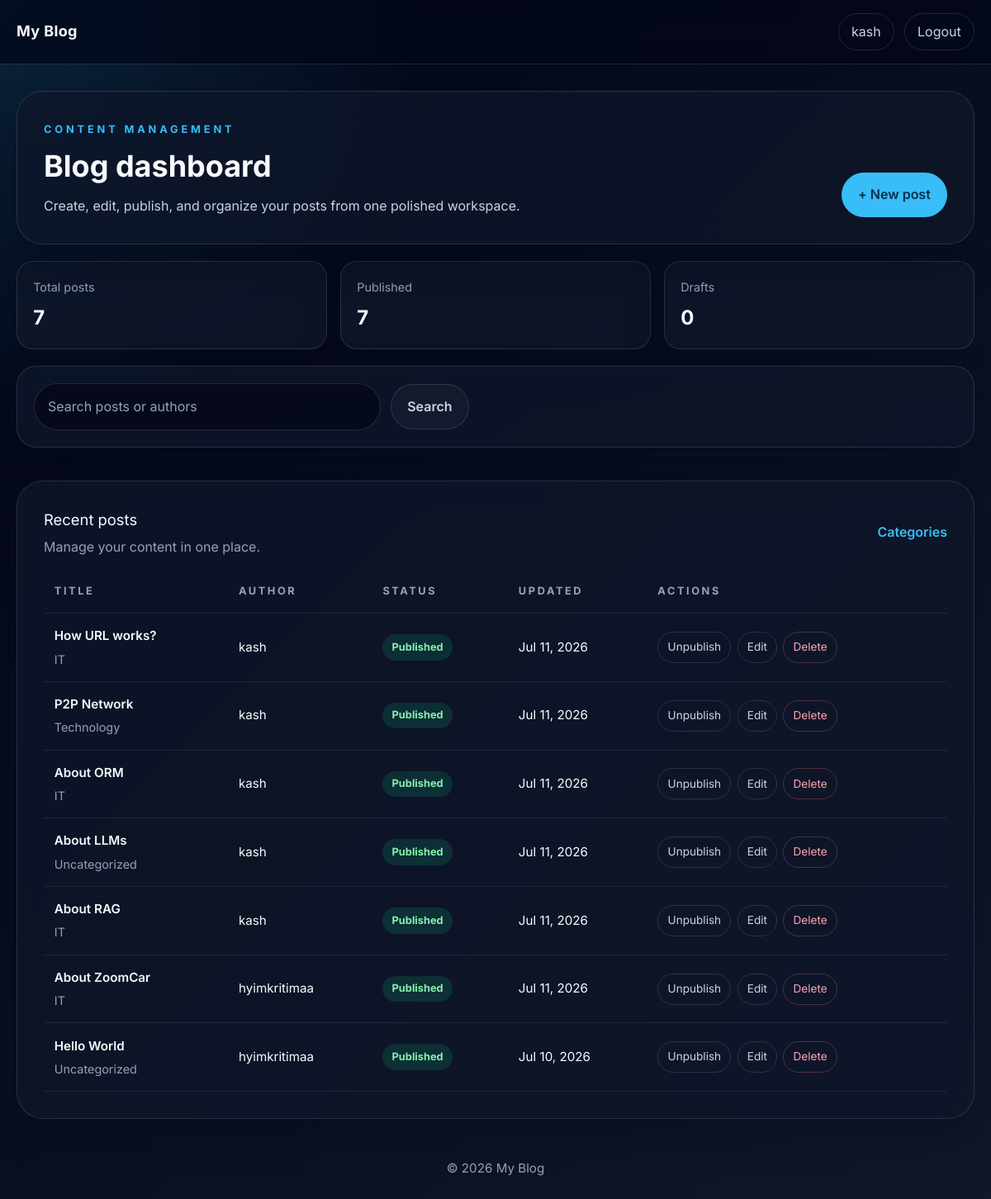
The page / (signed in) on the database as committed earlier.
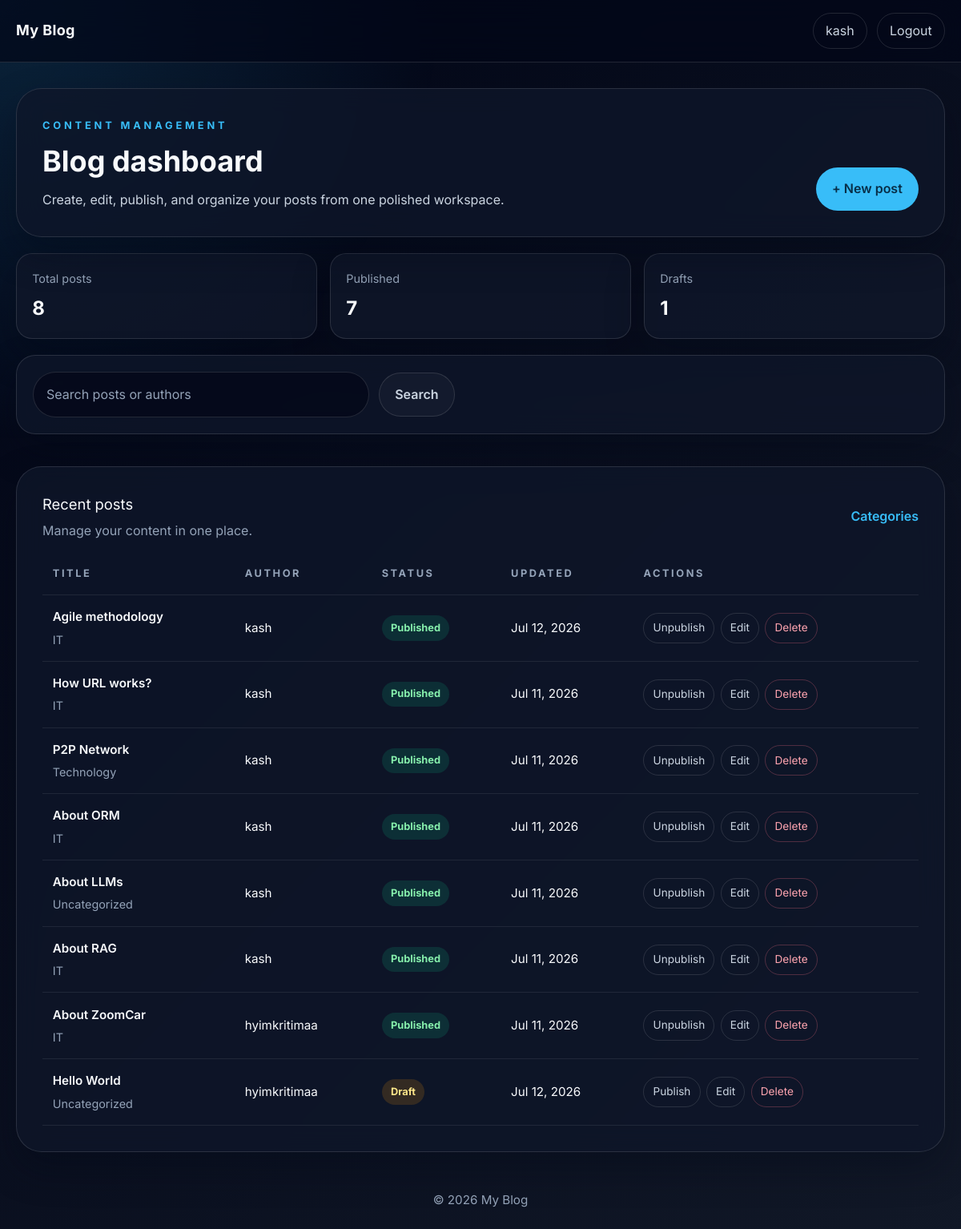
The same page on the database as committed later.
### blog/models.py (models this page shows, shortened)
class Post(models.Model):
    title = models.CharField(max_length=200)
    slug = models.SlugField(unique=True)
    author = models.ForeignKey(User, on_delete=models.CASCADE)
    category = models.ForeignKey(Category, on_delete=models.SET_NULL, null=True, blank=True, related_name="posts")
    tags = models.ManyToManyField(Tag, blank=True, related_name="posts")
    content = models.TextField()
    excerpt = models.CharField(max_length=300, blank=True)
    cover_image = models.ImageField(upload_to="posts/", blank=True, null=True)
    published = models.BooleanField(default=False)
    created_at = models.DateTimeField(auto_now_add=True)
    updated_at = models.DateTimeField(auto_now=True)
    class Meta:
        ordering = ["-created_at"]

class Category(models.Model):
    name = models.CharField(max_length=100, unique=True)
    slug = models.SlugField(unique=True)
    class Meta:
        verbose_name_plural = "Categories"
        ordering = ["name"]

### blog/views.py (the view, shortened to what this page needs)
# urls.py: path("", views.PostListView.as_view(), name="post_list"),
class PostListView(ListView):
    model = Post
    template_name = "blog/post_list.html"
    context_object_name = "posts"
    paginate_by = 6
    def dispatch(self, request, *args, **kwargs):
        if request.user.is_authenticated and (request.user.is_staff or request.user.is_superuser):
            return dashboard(request)
        return super().dispatch(request, *args, **kwargs)

### blog/views.py (called while the page is built)
@staff_member_required
@login_required
def dashboard(request):
    query = request.GET.get("q", "").strip()
    posts = Post.objects.select_related("author", "category").prefetch_related("tags")
    if query:
        posts = posts.filter(Q(title__icontains=query) | Q(content__icontains=query) | Q(author__username__icontains=query))
    context = {
        "posts": posts.order_by("-created_at"),
        "query": query,
        "draft_count": Post.objects.filter(published=False).count(),
        "published_count": Post.objects.filter(published=True).count(),
    }
    return render(request, "blog/dashboard.html", context)

### templates/blog/dashboard.html (shortened to what this page needs)
{% extends "base.html" %}
{% block content %}
<div class="dashboard-shell">
  <section class="dashboard-card dashboard-hero">
    <div class="dashboard-hero__content">
      <p class="hero-kicker">Content management</p>
      <h1 class="hero-title">Blog dashboard</h1>
      <p class="hero-copy">Create, edit, publish, and organize your posts from one polished workspace.</p>
    </div>
    <a href="{% url 'blog:post_create' %}" class="btn-primary">+ New post</a>
  </section>
  <section class="dashboard-stats">
    <div class="stat-card">
      <span class="stat-label">Total posts</span>
      <strong>{{ posts|length }}</strong>
    </div>
    <div class="stat-card">
      <span class="stat-label">Published</span>
      <strong>{{ published_count }}</strong>
    </div>
    <div class="stat-card">
      <span class="stat-label">Drafts</span>
      <strong>{{ draft_count }}</strong>
    </div>
  </section>
  <section class="panel dashboard-toolbar">
    <form method="get" class="dashboard-toolbar__form">
      <input type="text" name="q" value="{{ query }}" placeholder="Search posts or authors" class="search-box" />
      <button class="btn-secondary">Search</button>
    </form>
  </section>
  <section class="dashboard-card dashboard-list">
    <div class="dashboard-list__header">
      <div>
        <h2>Recent posts</h2>
        <p>Manage your content in one place.</p>
      </div>
      <a href="{% url 'blog:category_list' %}" class="text-link">Categories</a>
    </div>
    <div class="table-wrap">
      <table class="table">
        <thead>
          <tr>
            <th>Title</th>
            <th>Author</th>
            <th>Status</th>
            <th>Updated</th>
            <th>Actions</th>
          </tr>
        </thead>
        <tbody>
          {% for post in posts %}
          <tr>
            <td>
              <div class="table-title">{{ post.title }}</div>
              <div class="table-subtitle">{{ post.category.name|default:"Uncategorized" }}</div>
            </td>
            <td>{{ post.author.get_full_name|default:post.author.username }}</td>
            <td>
              {% if post.published %}
                <span class="badge badge-published">Published</span>
              {% else %}
                <span class="badge badge-draft">Draft</span>
              {% endif %}
            </td>
            <td>{{ post.updated_at|date:"M d, Y" }}</td>
            <td>
              <div class="action-group">
                <a href="{% url 'blog:toggle_publish' post.pk %}" class="table-action">{% if post.published %}Unpublish{% else %}Publish{% endif %}</a>
                <a href="{% url 'blog:post_edit' post.pk %}" class="table-action">Edit</a>
                <a href="{% url 'blog:post_delete' post.pk %}" class="table-action danger" onclick="return confirm('Delete this post?');">Delete</a>
              </div>
            </td>
          </tr>
          {% empty %}
          <tr>
            <td colspan="5" class="empty-state-cell">No posts found yet.</td>
          </tr>
          {% endfor %}
        </tbody>
      </table>
    </div>
  </section>
</div>
{% endblock %}

Rows that differ between the two databases and show on the page:
added Post: title "Agile methodology", category.name "IT", author.get_full_name "kash", published "Published", updated_at "Jul 12, 2026"
changed Post "Hello World": updated_at "Jul 10, 2026" → "Jul 12, 2026"; published "Published Unpublish" → "Draft Publish"
Other text that changed with them:
{{ posts|length }}: "7" → "8"
{{ draft_count }}: "0" → "1"
